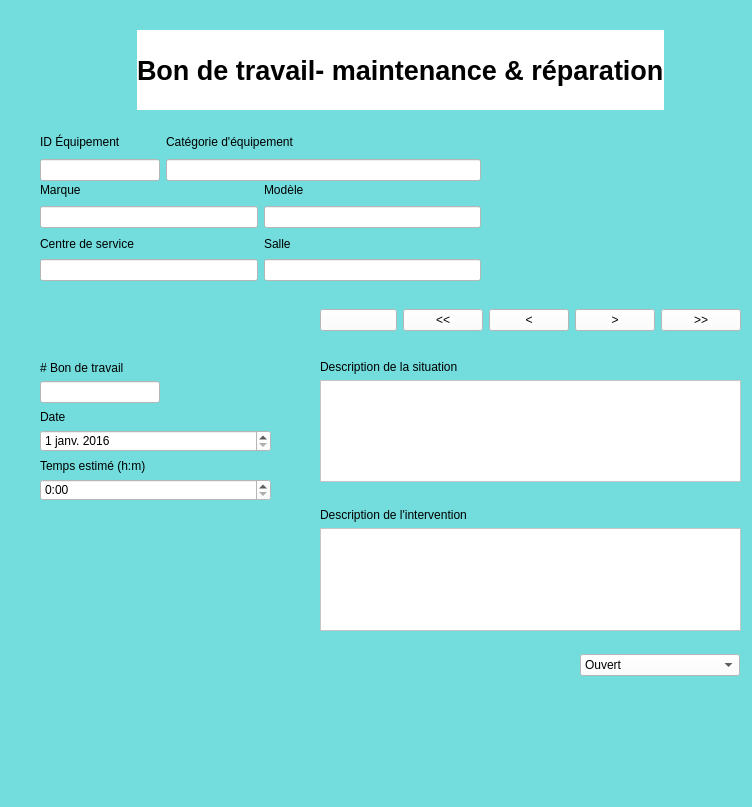
<?xml version="1.0" encoding="UTF-8"?>
<ui version="4.0">
 <class>MainWindow</class>
 <widget class="QMainWindow" name="MainWindow">
  <property name="enabled">
   <bool>true</bool>
  </property>
  <property name="geometry">
   <rect>
    <x>0</x>
    <y>0</y>
    <width>752</width>
    <height>807</height>
   </rect>
  </property>
  <property name="maximumSize">
   <size>
    <width>167777</width>
    <height>16777215</height>
   </size>
  </property>
  <property name="windowTitle">
   <string>MainWindow</string>
  </property>
  <property name="styleSheet">
   <string notr="true">background: rgb(115, 220, 220)</string>
  </property>
  <property name="iconSize">
   <size>
    <width>200</width>
    <height>200</height>
   </size>
  </property>
  <widget class="QWidget" name="centralwidget">
   <widget class="QWidget" name="horizontalLayoutWidget">
    <property name="geometry">
     <rect>
      <x>40</x>
      <y>30</y>
      <width>721</width>
      <height>80</height>
     </rect>
    </property>
    <layout class="QHBoxLayout" name="horizontalLayout">
     <item>
      <spacer name="horizontalSpacer">
       <property name="orientation">
        <enum>Qt::Horizontal</enum>
       </property>
       <property name="sizeHint" stdset="0">
        <size>
         <width>40</width>
         <height>20</height>
        </size>
       </property>
      </spacer>
     </item>
     <item>
      <widget class="QLabel" name="label">
       <property name="font">
        <font>
         <family>MS Sans Serif</family>
         <pointsize>20</pointsize>
         <weight>75</weight>
         <bold>true</bold>
        </font>
       </property>
       <property name="styleSheet">
        <string notr="true">background:rgb(255, 255, 255)</string>
       </property>
       <property name="text">
        <string>Bon de travail- maintenance &amp; réparation</string>
       </property>
      </widget>
     </item>
     <item>
      <spacer name="horizontalSpacer_2">
       <property name="orientation">
        <enum>Qt::Horizontal</enum>
       </property>
       <property name="sizeHint" stdset="0">
        <size>
         <width>40</width>
         <height>20</height>
        </size>
       </property>
      </spacer>
     </item>
    </layout>
   </widget>
   <widget class="QWidget" name="gridLayoutWidget">
    <property name="geometry">
     <rect>
      <x>40</x>
      <y>180</y>
      <width>441</width>
      <height>101</height>
     </rect>
    </property>
    <layout class="QGridLayout" name="gridLayout">
     <item row="4" column="2">
      <widget class="QLineEdit" name="lineEdit_6">
       <property name="styleSheet">
        <string notr="true">background:rgb(255, 255, 255)</string>
       </property>
      </widget>
     </item>
     <item row="3" column="2">
      <widget class="QLabel" name="label_7">
       <property name="text">
        <string>Salle</string>
       </property>
      </widget>
     </item>
     <item row="3" column="1">
      <widget class="QLabel" name="label_6">
       <property name="text">
        <string>Centre de service</string>
       </property>
      </widget>
     </item>
     <item row="2" column="1">
      <widget class="QLineEdit" name="lineEdit_3">
       <property name="styleSheet">
        <string notr="true">background:rgb(255, 255, 255)</string>
       </property>
      </widget>
     </item>
     <item row="2" column="2">
      <widget class="QLineEdit" name="lineEdit_4">
       <property name="styleSheet">
        <string notr="true">background:rgb(255, 255, 255)</string>
       </property>
      </widget>
     </item>
     <item row="4" column="1">
      <widget class="QLineEdit" name="lineEdit_5">
       <property name="styleSheet">
        <string notr="true">background:rgb(255, 255, 255)</string>
       </property>
      </widget>
     </item>
     <item row="0" column="2">
      <widget class="QLabel" name="label_5">
       <property name="text">
        <string>Modèle</string>
       </property>
      </widget>
     </item>
     <item row="0" column="1">
      <widget class="QLabel" name="label_4">
       <property name="text">
        <string>Marque</string>
       </property>
      </widget>
     </item>
    </layout>
   </widget>
   <widget class="QWidget" name="gridLayoutWidget_2">
    <property name="geometry">
     <rect>
      <x>40</x>
      <y>130</y>
      <width>441</width>
      <height>51</height>
     </rect>
    </property>
    <layout class="QGridLayout" name="gridLayout_2">
     <item row="0" column="0">
      <widget class="QLabel" name="label_8">
       <property name="text">
        <string>ID Équipement</string>
       </property>
      </widget>
     </item>
     <item row="1" column="0">
      <widget class="QLineEdit" name="lineEdit_2">
       <property name="maximumSize">
        <size>
         <width>120</width>
         <height>16777215</height>
        </size>
       </property>
       <property name="styleSheet">
        <string notr="true">background:rgb(255, 255, 255)</string>
       </property>
      </widget>
     </item>
     <item row="0" column="1">
      <widget class="QLabel" name="label_9">
       <property name="text">
        <string>Catégorie d'équipement</string>
       </property>
      </widget>
     </item>
     <item row="1" column="1">
      <widget class="QLineEdit" name="lineEdit">
       <property name="styleSheet">
        <string notr="true">background:rgb(255, 255, 255)
</string>
       </property>
      </widget>
     </item>
    </layout>
   </widget>
   <widget class="QWidget" name="horizontalLayoutWidget_2">
    <property name="geometry">
     <rect>
      <x>510</x>
      <y>130</y>
      <width>231</width>
      <height>151</height>
     </rect>
    </property>
    <layout class="QHBoxLayout" name="horizontalLayout_2">
     <item>
      <widget class="QLabel" name="label_2">
       <property name="text">
        <string/>
       </property>
       <property name="pixmap">
        <pixmap>../../GitHub/SIMM-2.0/Apprentissage Python/exercices/Annie-Pier/Bouton_BDT.png</pixmap>
       </property>
       <property name="alignment">
        <set>Qt::AlignCenter</set>
       </property>
      </widget>
     </item>
    </layout>
   </widget>
   <widget class="QWidget" name="horizontalLayoutWidget_3">
    <property name="geometry">
     <rect>
      <x>320</x>
      <y>300</y>
      <width>421</width>
      <height>40</height>
     </rect>
    </property>
    <layout class="QHBoxLayout" name="horizontalLayout_3">
     <item>
      <widget class="QPushButton" name="pushButton">
       <property name="styleSheet">
        <string notr="true">background:rgb(255, 255, 255)</string>
       </property>
       <property name="text">
        <string/>
       </property>
       <property name="icon">
        <iconset>
         <normaloff>../../GitHub/SIMM-2.0/Apprentissage Python/exercices/Annie-Pier/Bouton_Sauvegarde.gif</normaloff>../../GitHub/SIMM-2.0/Apprentissage Python/exercices/Annie-Pier/Bouton_Sauvegarde.gif</iconset>
       </property>
       <property name="iconSize">
        <size>
         <width>30</width>
         <height>30</height>
        </size>
       </property>
      </widget>
     </item>
     <item>
      <widget class="QPushButton" name="pushButton_2">
       <property name="styleSheet">
        <string notr="true">background:rgb(255, 255, 255)</string>
       </property>
       <property name="text">
        <string>&lt;&lt;</string>
       </property>
      </widget>
     </item>
     <item>
      <widget class="QPushButton" name="pushButton_3">
       <property name="styleSheet">
        <string notr="true">background:rgb(255, 255, 255)</string>
       </property>
       <property name="text">
        <string>&lt;</string>
       </property>
      </widget>
     </item>
     <item>
      <widget class="QPushButton" name="pushButton_4">
       <property name="styleSheet">
        <string notr="true">background:rgb(255, 255, 255)</string>
       </property>
       <property name="text">
        <string>&gt;</string>
       </property>
      </widget>
     </item>
     <item>
      <widget class="QPushButton" name="pushButton_5">
       <property name="styleSheet">
        <string notr="true">background:rgb(255, 255, 255)</string>
       </property>
       <property name="text">
        <string>&gt;&gt;</string>
       </property>
      </widget>
     </item>
    </layout>
   </widget>
   <widget class="QWidget" name="verticalLayoutWidget">
    <property name="geometry">
     <rect>
      <x>40</x>
      <y>360</y>
      <width>231</width>
      <height>141</height>
     </rect>
    </property>
    <layout class="QVBoxLayout" name="verticalLayout">
     <item>
      <widget class="QLabel" name="label_3">
       <property name="text">
        <string># Bon de travail</string>
       </property>
      </widget>
     </item>
     <item>
      <widget class="QLineEdit" name="lineEdit_7">
       <property name="maximumSize">
        <size>
         <width>120</width>
         <height>16777215</height>
        </size>
       </property>
       <property name="styleSheet">
        <string notr="true">background:rgb(255, 255, 255)</string>
       </property>
      </widget>
     </item>
     <item>
      <widget class="QLabel" name="label_10">
       <property name="text">
        <string>Date</string>
       </property>
      </widget>
     </item>
     <item>
      <widget class="QDateEdit" name="dateEdit">
       <property name="styleSheet">
        <string notr="true">background:rgb(255, 255, 255)</string>
       </property>
       <property name="locale">
        <locale language="French" country="Canada"/>
       </property>
       <property name="dateTime">
        <datetime>
         <hour>0</hour>
         <minute>0</minute>
         <second>0</second>
         <year>2016</year>
         <month>1</month>
         <day>1</day>
        </datetime>
       </property>
      </widget>
     </item>
     <item>
      <widget class="QLabel" name="label_11">
       <property name="text">
        <string>Temps estimé (h:m)</string>
       </property>
      </widget>
     </item>
     <item>
      <widget class="QTimeEdit" name="timeEdit">
       <property name="styleSheet">
        <string notr="true">background:rgb(255, 255, 255)</string>
       </property>
       <property name="currentSection">
        <enum>QDateTimeEdit::HourSection</enum>
       </property>
       <property name="displayFormat">
        <string>h:mm</string>
       </property>
       <property name="calendarPopup">
        <bool>true</bool>
       </property>
      </widget>
     </item>
    </layout>
   </widget>
   <widget class="QWidget" name="verticalLayoutWidget_2">
    <property name="geometry">
     <rect>
      <x>320</x>
      <y>360</y>
      <width>421</width>
      <height>271</height>
     </rect>
    </property>
    <layout class="QVBoxLayout" name="verticalLayout_2">
     <item>
      <widget class="QLabel" name="label_12">
       <property name="text">
        <string>Description de la situation</string>
       </property>
      </widget>
     </item>
     <item>
      <widget class="QTextEdit" name="textEdit">
       <property name="styleSheet">
        <string notr="true">background:rgb(255, 255, 255)</string>
       </property>
      </widget>
     </item>
     <item>
      <spacer name="horizontalSpacer_3">
       <property name="orientation">
        <enum>Qt::Horizontal</enum>
       </property>
       <property name="sizeHint" stdset="0">
        <size>
         <width>40</width>
         <height>20</height>
        </size>
       </property>
      </spacer>
     </item>
     <item>
      <widget class="QLabel" name="label_13">
       <property name="text">
        <string>Description de l'intervention</string>
       </property>
      </widget>
     </item>
     <item>
      <widget class="QTextEdit" name="textEdit_2">
       <property name="styleSheet">
        <string notr="true">background:rgb(255, 255, 255)</string>
       </property>
      </widget>
     </item>
    </layout>
   </widget>
   <widget class="QWidget" name="verticalLayoutWidget_3">
    <property name="geometry">
     <rect>
      <x>580</x>
      <y>650</y>
      <width>160</width>
      <height>31</height>
     </rect>
    </property>
    <layout class="QVBoxLayout" name="verticalLayout_3">
     <item>
      <widget class="QComboBox" name="comboBox">
       <property name="styleSheet">
        <string notr="true">background:rgb(255, 255, 255)</string>
       </property>
       <item>
        <property name="text">
         <string>Ouvert</string>
        </property>
       </item>
       <item>
        <property name="text">
         <string>Fermé</string>
        </property>
       </item>
      </widget>
     </item>
    </layout>
   </widget>
  </widget>
  <widget class="QMenuBar" name="menubar">
   <property name="geometry">
    <rect>
     <x>0</x>
     <y>0</y>
     <width>752</width>
     <height>21</height>
    </rect>
   </property>
  </widget>
  <widget class="QStatusBar" name="statusbar"/>
 </widget>
 <resources/>
 <connections/>
</ui>
